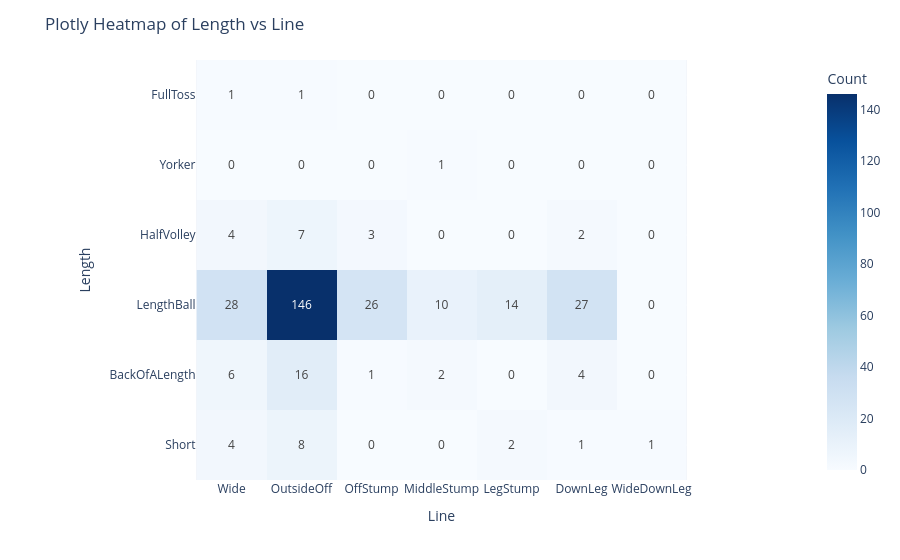

The notebook cell saved with this chart:
### Code cell
heatmap_long = heatmap_data.reset_index().melt(id_vars="lengthTypeId")
fig = px.imshow(
    heatmap_data.values,
    x=heatmap_data.columns,
    y=heatmap_data.index,
    color_continuous_scale="blues",
    labels=dict(x="Line", y="Length", color="Count"),
    text_auto=True  # Automatically adds values inside heatmap cells
)
fig.update_layout(
    title="Plotly Heatmap of Length vs Line",
    xaxis_title="Line",
    yaxis_title="Length",
)

fig.show()

### Figure 1 — Plotly figure (JSON) as saved in the notebook; plotly's stock layout.template omitted (floating-point values rounded to 4 significant figures)
{"data": [{"coloraxis": "coloraxis", "hovertemplate": "Line: %{x}<br>Length: %{y}<br>Count: %{z}<extra></extra>", "name": "0", "texttemplate": "%{z}", "type": "heatmap", "x": ["Wide", "OutsideOff", "OffStump", "MiddleStump", "LegStump", "DownLeg", "WideDownLeg"], "xaxis": "x", "y": ["FullToss", "Yorker", "HalfVolley", "LengthBall", "BackOfALength", "Short"], "yaxis": "y", "z": [[1, 1, 0, 0, 0, 0, 0], [0, 0, 0, 1, 0, 0, 0], [4, 7, 3, 0, 0, 2, 0], [28, 146, 26, 10, 14, 27, 0], [6, 16, 1, 2, 0, 4, 0], [4, 8, 0, 0, 2, 1, 1]]}], "layout": {"coloraxis": {"colorbar": {"title": {"text": "Count"}}, "colorscale": [[0, "rgb(247,251,255)"], [0.125, "rgb(222,235,247)"], [0.25, "rgb(198,219,239)"], [0.375, "rgb(158,202,225)"], [0.5, "rgb(107,174,214)"], [0.625, "rgb(66,146,198)"], [0.75, "rgb(33,113,181)"], [0.875, "rgb(8,81,156)"], [1, "rgb(8,48,107)"]]}, "margin": {"t": 60}, "title": {"text": "Plotly Heatmap of Length vs Line"}, "xaxis": {"anchor": "y", "constrain": "domain", "domain": [0, 1], "scaleanchor": "y", "title": {"text": "Line"}}, "yaxis": {"anchor": "x", "autorange": "reversed", "constrain": "domain", "domain": [0, 1], "title": {"text": "Length"}}}}
